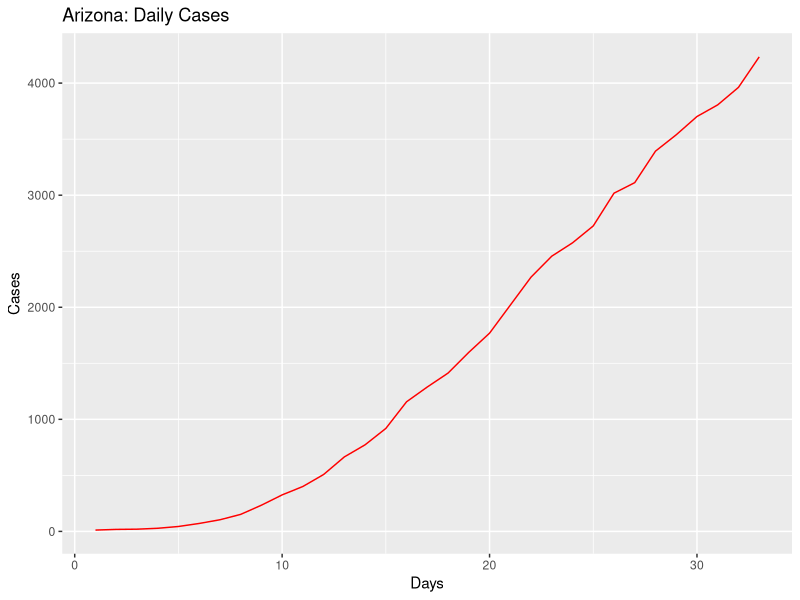
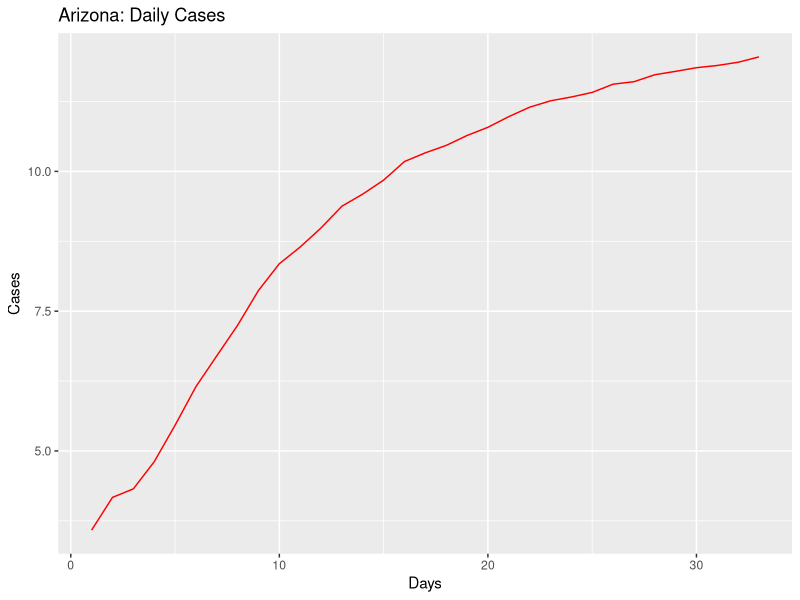
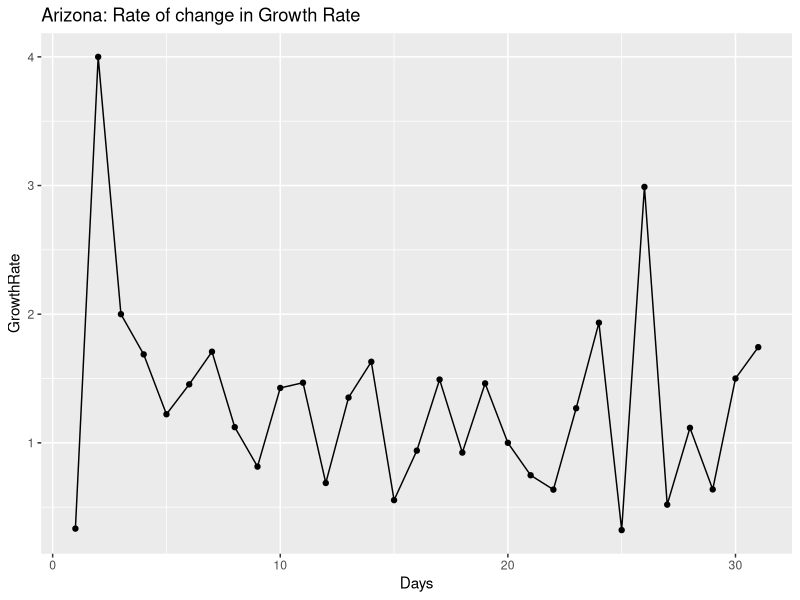
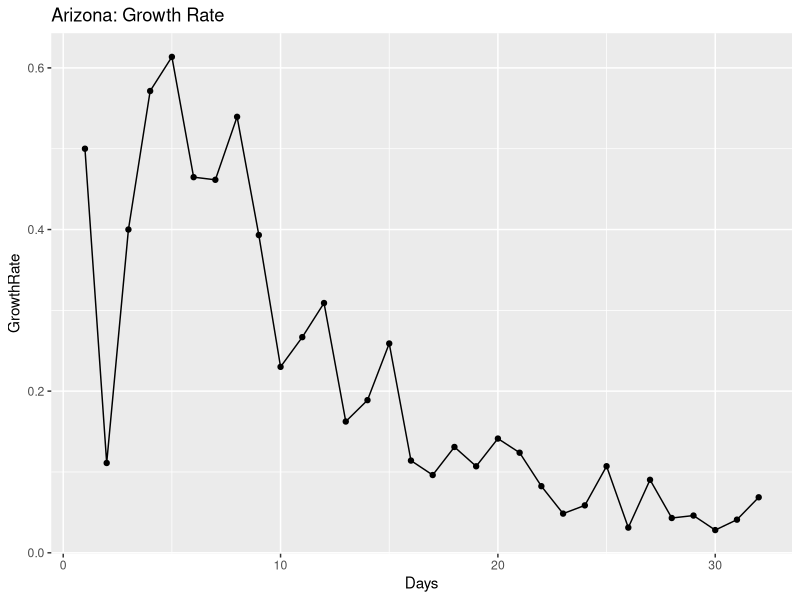
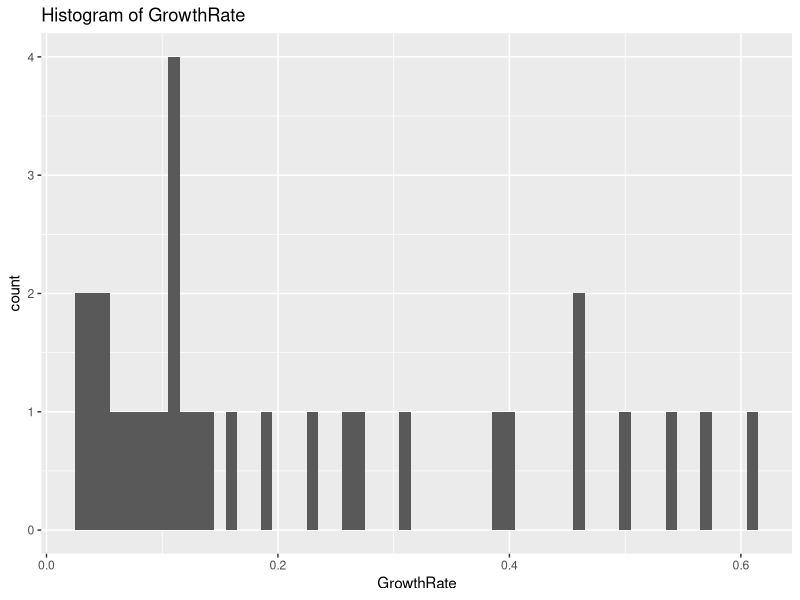
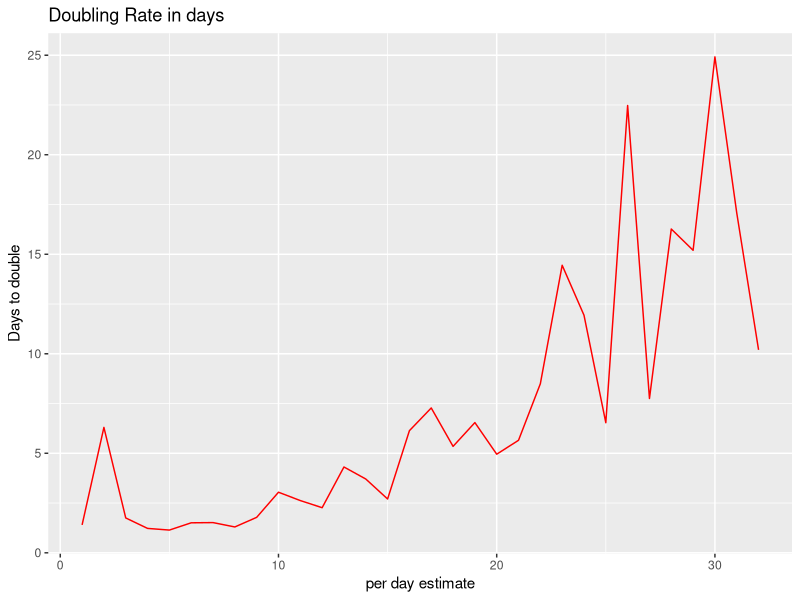
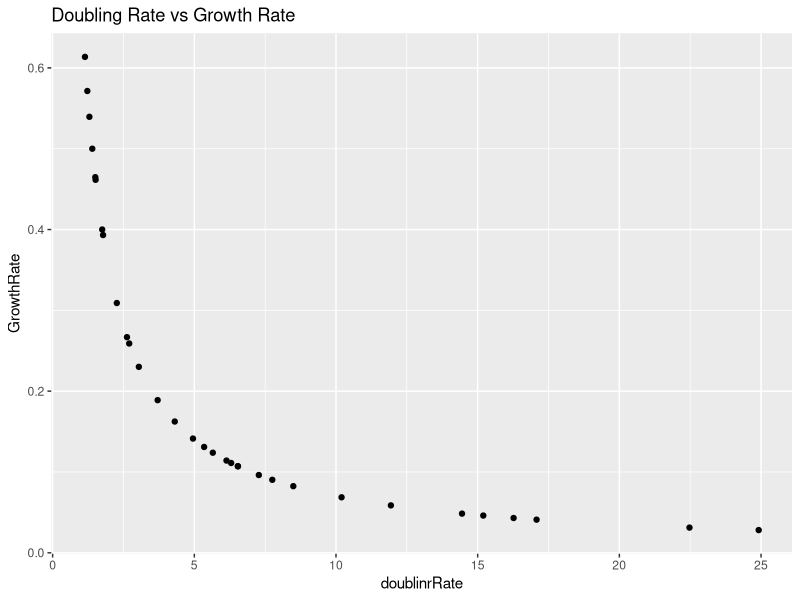
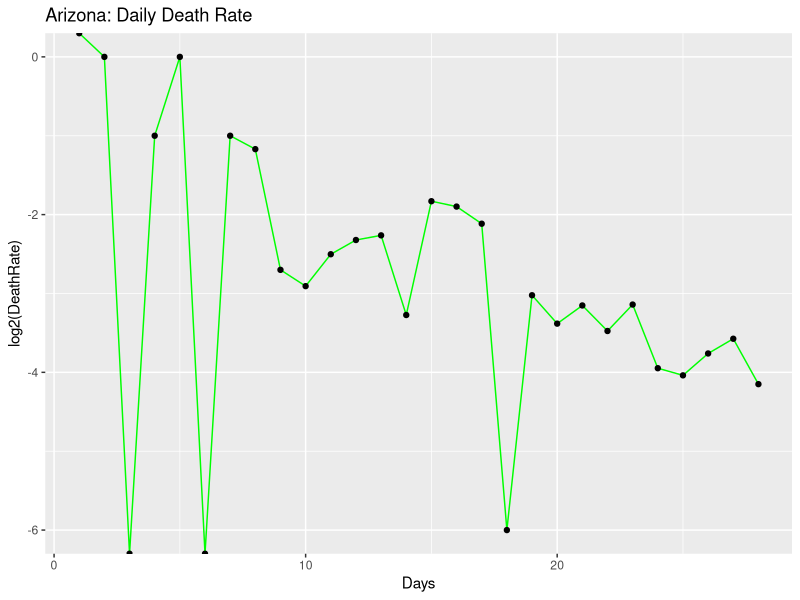

The R script that drew these images, in order:
## ---- chunk 1
knitr::opts_chunk$set(echo = TRUE)
## ---- chunk 2
library(ggplot2)
library(gridExtra)
library(dplyr)

coronaGrowth <- function(absoluteNumbers){
  growthfactor <- NULL
  absgrowth <- NULL
  for(i in 1:length(absoluteNumbers))
  {
    #print((absoluteNumbers[i]-absoluteNumbers[i+1]/absoluteNumbers[i+1])/absoluteNumbers[i+1])
    growthfactor[i] <- ((absoluteNumbers[i]-absoluteNumbers[i+1]))/(absoluteNumbers[i+1]-absoluteNumbers[i+2])  
    #growthfactor[i] <- ((absoluteNumbers[i]-absoluteNumbers[i+1]))/(absolutenumbers[i])
  }
  
  return (rev(growthfactor))
}

DailyGrowthRate <- function(absoluteNumbers)
{
  growthfactor <- NULL
  absgrowth <- NULL
  for(i in 1:length(absoluteNumbers))
  {
    #print((absoluteNumbers[i]-absoluteNumbers[i+1]/absoluteNumbers[i+1])/absoluteNumbers[i+1])
    growthfactor[i] <- ((absoluteNumbers[i]/absoluteNumbers[i+1]))-1 
    #growthfactor[i] <- ((absoluteNumbers[i]-absoluteNumbers[i+1]))/(absolutenumbers[i])
  }
  
  return (rev(growthfactor))  
}

DoublingRate <- function(absoluteNumbers)
{
  doublingrRate <- NULL
  cumsum <- NULL
  for(i in 1:length(absoluteNumbers))
  {
    
    doublingrRate[i] <- (70/(absoluteNumbers[i]*100))
    
  }
  return ((doublingrRate))  
}

#Calculate the mean and median growth rate:
MeanMediangrowthrate <- function(dataTrend1)
{
  MeanGRTrend <- NULL
  MedianGRTrend <- NULL
  
  for(i in 1:length(dataTrend1$GrowthRate))
  {
    MedianGRTrend[i] <- median(dataTrend1[1:i,"GrowthRate"])
    MeanGRTrend[i] <- mean(dataTrend1[1:i,"GrowthRate"])
  }
  
  dataTrend1$MedianGRT = MedianGRTrend
  dataTrend1$MeanGRT = MeanGRTrend
  
  return(dataTrend1)

}

#Calculate ratio of newdeaths/newcases
newDeathstonewCases <- function(absolutenumbers,totaldeaths)
{
  newCases <- NULL
  newDeaths <- NULL
  for(i in 1:length(absolutenumbers))
  {
    if(i == length(absolutenumbers))
    {
      print("reached the end")
    }else{
     newDeaths[i] = (totaldeaths[i]-totaldeaths[i+1])
     newCases[i] = (absolutenumbers[i]-absolutenumbers[i+1]) 
    }
  }
  

  days <- seq(2:length(absolutenumbers))
 return(data.frame( newDeaths = rev(newDeaths),newCases = rev(newCases),Days = days))
 
}

#Calculate ratio of deaths to totalCases
totalDeathstoCases <- function(absolutenumbers,totaldeaths)
{
  ratio <- NULL
  for(i in 1:length(absolutenumbers))
  {

     ratio[i] = (totaldeaths[i])/(absolutenumbers[i]) 
  }
  
  return(rev(ratio))
}
## ---- chunk 3
#Arizona

absolutenumbers <- c(4234,3962,3806,3702,3539,3393,3112,3018,2726,2575,2456,2269,2019,1769,1598,1413,1289,1157,919,773,665,508,401,326,234,152,104,71,44,28,20,18,12)

totaldeaths <- c(150,142,131,122,115,108,97,89,80,73,65,64,52,41,32,29,24,20,17,15,13,9,6,6,3,2,2,1,0,0,0,0,0)

#America
#absolutenumbers <- c(101.7*1000,83.8*1000,65.8*1000,53.7*1000,43.8*1000,33.3*1000,25*1000,19*1000,13.7*1000,7.8*1000,6.4*1000,4.6*1000,3.5*1000,2.7*1000)
## ---- chunk 4
growthrate <- na.exclude(coronaGrowth(absolutenumbers))
days <- seq(1:length(growthrate))
dataTrend <- data.frame(GrowthRate = growthrate,Days = days)
print(dataTrend)
p1 <- ggplot(data=dataTrend, aes(x=Days, y=GrowthRate, group=1)) +ggtitle("Arizona: Rate of change in Growth Rate")+
  geom_line()+
  geom_point()

print(dataTrend)
#print(dataTrend1)




growthrate1 <- na.exclude(DailyGrowthRate(absolutenumbers))
doublingrate1 <- na.exclude(DoublingRate(growthrate1))
days1 <- seq(1:length(growthrate1))
dataTrend1 <- data.frame(GrowthRate = growthrate1,Days = days1,doublinrRate = doublingrate1)
print(dataTrend1)
multiplier <- tail(dataTrend1, n = 1)
pred_val <- (head(absolutenumbers, n = 1)*multiplier[,"GrowthRate"])+head(absolutenumbers, n = 1)

p2 <- ggplot(data=dataTrend1, aes(x=Days, y=GrowthRate, group=1)) +ggtitle("Arizona: Growth Rate")+
  geom_line()+
  geom_point()

days <- seq(1:length(absolutenumbers))
growthrate <- append(growthrate, c(1,1),after = 0)
dataOriginal <- data.frame(Cases = rev(absolutenumbers), Days = days)
p3<- ggplot() +geom_line(data=dataOriginal, aes(x=Days, y=Cases,),color = "Red")+labs(title="Arizona: Daily Cases", y="Cases", x="Days")

p3_log<- ggplot() +geom_line(data=dataOriginal, aes(x=Days, y=log2(Cases)),color = "Red")+labs(title="Arizona: Daily Cases", y="Cases", x="Days")+
  #geom_line(data=dataOriginal, aes(x=Days+1, y=Prediction),color = "Blue")
  geom_point()



# Analyze growth rate to get interval of values
summary(dataTrend1$GrowthRate)
dataTrend1%>%select("GrowthRate")%>%summarise(meanGR = mean(GrowthRate), medianGR = median(GrowthRate), sdGR = sd(GrowthRate))
p4 <- ggplot(data = dataTrend1, aes(x = GrowthRate))+ggtitle("Histogram of GrowthRate")+geom_histogram(binwidth = 0.01)


#Analyze the doubling rate
p5<- ggplot() +geom_line(data=dataTrend1, aes(x=Days, y=doublinrRate),color = "Red")+labs(title="Doubling Rate in days", y="Days to double", x ="per day estimate")+
  #geom_line(data=dataOriginal, aes(x=Days+1, y=Prediction),color = "Blue")
  geom_point()

#Scatter plor of Growthrate versus Doubling Rate
p6 <- ggplot()+geom_point(data = dataTrend1, aes(x = doublinrRate, y = GrowthRate))+labs(title = "Doubling Rate vs Growth Rate")

dataTrend1 <- MeanMediangrowthrate(dataTrend1 = dataTrend1)

#Median growth rate trend 
#Median growth rate trend 
p7 <- ggplot()+geom_line(data = dataTrend1, aes(x = Days, y = MedianGRT),color = "Blue")+labs(title = "Arizona Median(BLUE)VsMean(RED) Growth Rate")+geom_line(data=dataTrend1, aes(x=Days , y=MeanGRT),color = "Red")


deathrate1 <- na.exclude(DailyGrowthRate(totaldeaths))
doublingdeathrate1 <- na.exclude(DoublingRate(deathrate1))
days1 <- seq(1:length(deathrate1))
dataDeathTrend1 <- data.frame(DeathRate = deathrate1,Days = days1,doublinrRate = doublingdeathrate1)
#print(dataDeathTrend1)
#multiplier <- tail(totaldeaths, n = 1)
#pred_val <- (head(dataDeathTrend1, n = 1)*multiplier[,"DeathRate"])+head(dataDeathTrend1, n = 1)

p8 <- ggplot(data=dataDeathTrend1, aes(x=Days, y=log2(DeathRate), group=1)) +ggtitle("Arizona: Daily Death Rate")+
  geom_line(color = "Green")+
  geom_point()


rationewdeathtocases <- newDeathstonewCases(absolutenumbers,totaldeaths)

p9 <- ggplot(data=rationewdeathtocases, aes(x=Days, y=log2(newCases), group=1)) +ggtitle("Arizona:newCases(Orange)")+
  geom_line(color = "Orange")+geom_point()

totaldeathstocases <- totalDeathstoCases(absolutenumbers,totaldeaths)
days <- seq(1:length(absolutenumbers))
datatotaldeathstocasesTrend <- data.frame(ratio = totaldeathstocases,Days = days)
#Scatter plot of totalcases to totaldeaths
p10 <- ggplot(data=datatotaldeathstocasesTrend, aes(x=Days, y=ratio, group=1)) +ggtitle("Arizona: TotalDeaths/TotalCases")+
  geom_line(color = "Yellow")+
  geom_point()

#Confidence Interval for mean population GrowthRate:
meanGR = mean(dataTrend1$GrowthRate)
sdGR = sd(dataTrend1$GrowthRate)

uppperlimitGR= meanGR+sdGR
lowerlimitGR = meanGR-sdGR

#Predictions based on: Current Growth Rate, MeanGrowth Rate, Upper GrowthRate, Lower GrowthRate
pred_val_Current <- (head(absolutenumbers, n = 1)*multiplier[,"GrowthRate"])+head(absolutenumbers, n = 1)
pred_val_MeanGR <- (head(absolutenumbers, n = 1)*meanGR)+head(absolutenumbers, n = 1)
pred_val_upperGR <- (head(absolutenumbers, n = 1)*uppperlimitGR)+head(absolutenumbers, n = 1)
pred_val_lowerGR <- (head(absolutenumbers, n = 1)*lowerlimitGR)+head(absolutenumbers, n = 1)

print("Current GR:")
print(multiplier[,"GrowthRate"])
print(pred_val_Current)

print("Mean GR:")
print(meanGR)
print(pred_val_MeanGR)

print("Upperlimit GR:")
print(uppperlimitGR)
print(pred_val_upperGR)

print("Lowerlimit GR:")
print(lowerlimitGR)
print(pred_val_lowerGR)

#Doubling rate:-
DRCurrent <- round(70/(meanGR*100),digits = 0)
DRMedian <- round(70/(median(dataTrend1$GrowthRate)*100),digits = 0)
latestDRCurrent <- round(tail(dataTrend1$doublinrRate,n=1),digits = 0)

## ---- chunk 5
#grid.arrange(p3,p3_log,p1,p2,p4,p5,p6,nrow = 4, ncol = 2)
print(p3)
print(p3_log)
print(p1)
print(p2)
print(p4)
print(p5)
print(p6)
print(p8)
print(p9)
print(p10)
print(p7)
## ---- chunk 6
library(ggplot2)
library(gridExtra)
library(dplyr)

coronaGrowth <- function(absoluteNumbers){
  growthfactor <- NULL
  absgrowth <- NULL
  for(i in 1:length(absoluteNumbers))
  {
    #print((absoluteNumbers[i]-absoluteNumbers[i+1]/absoluteNumbers[i+1])/absoluteNumbers[i+1])
    growthfactor[i] <- ((absoluteNumbers[i]-absoluteNumbers[i+1]))/(absoluteNumbers[i+1]-absoluteNumbers[i+2])  
    #growthfactor[i] <- ((absoluteNumbers[i]-absoluteNumbers[i+1]))/(absolutenumbers[i])
  }
  
  return (rev(growthfactor))
}

DailyGrowthRate <- function(absoluteNumbers)
{
  growthfactor <- NULL
  absgrowth <- NULL
  for(i in 1:length(absoluteNumbers))
  {
    #print((absoluteNumbers[i]-absoluteNumbers[i+1]/absoluteNumbers[i+1])/absoluteNumbers[i+1])
    growthfactor[i] <- ((absoluteNumbers[i]/absoluteNumbers[i+1]))-1 
    #growthfactor[i] <- ((absoluteNumbers[i]-absoluteNumbers[i+1]))/(absolutenumbers[i])
  }
  
  return (rev(growthfactor))  
}

DoublingRate <- function(absoluteNumbers)
{
  doublingrRate <- NULL
  cumsum <- NULL
  for(i in 1:length(absoluteNumbers))
  {
    
    doublingrRate[i] <- (70/(absoluteNumbers[i]*100))
    
  }
  return ((doublingrRate))  
}

#Calculate the mean and median growth rate:
MeanMediangrowthrate <- function(dataTrend1)
{
  MeanGRTrend <- NULL
  MedianGRTrend <- NULL
  
  for(i in 1:length(dataTrend1$GrowthRate))
  {
    MedianGRTrend[i] <- median(dataTrend1[1:i,"GrowthRate"])
    MeanGRTrend[i] <- mean(dataTrend1[1:i,"GrowthRate"])
  }
  
  dataTrend1$MedianGRT = MedianGRTrend
  dataTrend1$MeanGRT = MeanGRTrend
  
  return(dataTrend1)

}

# #Calculate ratio of newdeaths/newcases
# newDeathstonewCases <- function(absolutenumbers,totaldeaths)
# {
#   ratio <- NULL
#   for(i in 1:length(absolutenumbers))
#   {
#     if(i == length(absolutenumbers))
#     {
#       print("reached the end")
#     }else{
#      ratio[i] = (totaldeaths[i]-totaldeaths[i+1])/(absolutenumbers[i]-absolutenumbers[i+1]) 
#     }
#   }
#   
#   return(rev(ratio))
# }

#Calculate ratio of newdeaths/newcases
newDeathstonewCases <- function(absolutenumbers,totaldeaths)
{
  newCases <- NULL
  newDeaths <- NULL
  for(i in 1:length(absolutenumbers))
  {
    if(i == length(absolutenumbers))
    {
      print("reached the end")
    }else{
     newDeaths[i] = (totaldeaths[i]-totaldeaths[i+1])
     newCases[i] = (absolutenumbers[i]-absolutenumbers[i+1]) 
    }
  }
  

  days <- seq(2:length(absolutenumbers))
 return(data.frame( newDeaths = rev(newDeaths),newCases = rev(newCases),Days = days))
 
}

#Calculate ratio of deaths to totalCases
totalDeathstoCases <- function(absolutenumbers,totaldeaths)
{
  ratio <- NULL
  for(i in 1:length(absolutenumbers))
  {

     ratio[i] = (totaldeaths[i])/(absolutenumbers[i]) 
  }
  
  return(rev(ratio))
}

## ---- chunk 7
#Arizona
#absolutenumbers <- c(773,665,508,401,326,234,152,104,71,44,28,20,18,12)

#America

absolutenumbers <- c(654.343*1000,622.412*1000,591.285*1000,573.138*1000,545.934*1000,521.623*1000,489.646*1000,454.615*1000,418.451*1000,386.571*1000,355.834*1000,327.871*1000,300.432*1000,265.506*1000,235.281*1000,205.035*1000,176.518*1000,145.369*1000,133.094*1000,123.578*1000,101.7*1000,83.8*1000,65.8*1000,53.7*1000,43.8*1000,33.3*1000,25*1000,19*1000,13.7*1000,7.8*1000,6.4*1000,4.6*1000,3.5*1000,2.7*1000)

totaldeaths <- c(33490,27549,24618,22930,21474,20057,18325,16691,14791,12851,10880,9622,8457,7127,6081,5107,4057,3143,2585,2222,1697,1296,1028,781,556,414,301,255,206,150,110,87,69,57,48,41,38,30,26,22,19,15,12,11,9,6,1,1)




## ---- chunk 8
growthrate <- na.exclude(coronaGrowth(absolutenumbers))
days <- seq(1:length(growthrate))
dataTrend <- data.frame(GrowthRate = growthrate,Days = days)
print(dataTrend)
p1 <- ggplot(data=dataTrend, aes(x=Days, y=GrowthRate, group=1)) +ggtitle("US: Rate of change in Growth Rate")+
  geom_line()+
  geom_point()

print(dataTrend)
#print(dataTrend1)




growthrate1 <- na.exclude(DailyGrowthRate(absolutenumbers))
doublingrate1 <- na.exclude(DoublingRate(growthrate1))
days1 <- seq(1:length(growthrate1))
dataTrend1 <- data.frame(GrowthRate = growthrate1,Days = days1,doublinrRate = doublingrate1)
print(dataTrend1)
multiplier <- tail(dataTrend1, n = 1)
pred_val <- (head(absolutenumbers, n = 1)*multiplier[,"GrowthRate"])+head(absolutenumbers, n = 1)

p2 <- ggplot(data=dataTrend1, aes(x=Days, y=GrowthRate, group=1)) +ggtitle("US: Growth Rate")+
  geom_line()+
  geom_point()

days <- seq(1:length(absolutenumbers))
growthrate <- append(growthrate, c(1,1),after = 0)
dataOriginal <- data.frame(Cases = rev(absolutenumbers), Days = days)
p3<- ggplot() +geom_line(data=dataOriginal, aes(x=Days, y=Cases,),color = "Red")+labs(title="US: Daily Cases", y="Cases", x="Days")

p3_log<- ggplot() +geom_line(data=dataOriginal, aes(x=Days, y=log2(Cases)),color = "Red")+labs(title="US: Daily Cases", y="Cases", x="Days")+
  #geom_line(data=dataOriginal, aes(x=Days+1, y=Prediction),color = "Blue")
  geom_point()



# Analyze growth rate to get interval of values
summary(dataTrend1$GrowthRate)
dataTrend1%>%select("GrowthRate")%>%summarise(meanGR = mean(GrowthRate), medianGR = median(GrowthRate), sdGR = sd(GrowthRate))
p4 <- ggplot(data = dataTrend1, aes(x = GrowthRate))+ggtitle("Histogram of GrowthRate")+geom_histogram(binwidth = 0.01)


#Analyze the doubling rate
p5<- ggplot() +geom_line(data=dataTrend1, aes(x=Days, y=doublinrRate),color = "Red")+labs(title="Doubling Rate in days", y="Days to double", x ="per day estimate")+
  #geom_line(data=dataOriginal, aes(x=Days+1, y=Prediction),color = "Blue")
  geom_point()

#Scatter plor of Growthrate versus Doubling Rate
p6 <- ggplot()+geom_point(data = dataTrend1, aes(x = doublinrRate, y = GrowthRate))+labs(title = "Doubling Rate vs Growth Rate")

dataTrend1 <- MeanMediangrowthrate(dataTrend1 = dataTrend1)


#Median growth rate trend 
#Median growth rate trend 
p7 <- ggplot()+geom_line(data = dataTrend1, aes(x = Days, y = MedianGRT),color = "Blue")+labs(title = "US Median(BLUE)VsMean(RED) Growth Rate")+geom_line(data=dataTrend1, aes(x=Days , y=MeanGRT),color = "Red")

deathrate1 <- na.exclude(DailyGrowthRate(totaldeaths))
doublingdeathrate1 <- na.exclude(DoublingRate(deathrate1))
days1 <- seq(1:length(deathrate1))
dataDeathTrend1 <- data.frame(DeathRate = deathrate1,Days = days1,doublinrRate = doublingdeathrate1)
#print(dataDeathTrend1)
#multiplier <- tail(totaldeaths, n = 1)
#pred_val <- (head(dataDeathTrend1, n = 1)*multiplier[,"DeathRate"])+head(dataDeathTrend1, n = 1)

p8 <- ggplot(data=dataDeathTrend1, aes(x=Days, y=log2(DeathRate), group=1)) +ggtitle("US: Daily Death Rate")+
  geom_line(color = "Green")+
  geom_point()

rationewdeathtocases <- newDeathstonewCases(absolutenumbers,totaldeaths)

p9 <- ggplot(data=rationewdeathtocases, aes(x=Days, y=log2(newCases), group=1)) +ggtitle("US:newCases(Orange)")+
  geom_line(color = "Orange")+geom_point()
totaldeathstocases <- totalDeathstoCases(absolutenumbers,totaldeaths)
days <- seq(1:length(absolutenumbers))
datatotaldeathstocasesTrend <- data.frame(ratio = totaldeathstocases,Days = days)
#Scatter plot of totalcases to totaldeaths
p10 <- ggplot(data=datatotaldeathstocasesTrend, aes(x=Days, y=ratio, group=1)) +ggtitle("US: TotalDeaths/TotalCases")+
  geom_line(color = "Yellow")+
  geom_point()
#Confidence Interval for mean population GrowthRate:
meanGR = mean(dataTrend1$GrowthRate)
sdGR = sd(dataTrend1$GrowthRate)

uppperlimitGR= meanGR+sdGR
lowerlimitGR = meanGR-sdGR

#Predictions based on: Current Growth Rate, MeanGrowth Rate, Upper GrowthRate, Lower GrowthRate
pred_val_Current <- (head(absolutenumbers, n = 1)*multiplier[,"GrowthRate"])+head(absolutenumbers, n = 1)
pred_val_MeanGR <- (head(absolutenumbers, n = 1)*meanGR)+head(absolutenumbers, n = 1)
pred_val_upperGR <- (head(absolutenumbers, n = 1)*uppperlimitGR)+head(absolutenumbers, n = 1)
pred_val_lowerGR <- (head(absolutenumbers, n = 1)*lowerlimitGR)+head(absolutenumbers, n = 1)

print("Current GR:")
print(multiplier[,"GrowthRate"])
print(pred_val_Current)

print("Mean GR:")
print(meanGR)
print(pred_val_MeanGR)

print("Upperlimit GR:")
print(uppperlimitGR)
print(pred_val_upperGR)

print("Lowerlimit GR:")
print(lowerlimitGR)
print(pred_val_lowerGR)

#Doubling rate:-
DRCurrent <- round(70/(meanGR*100),digits = 0)
DRMedian <- round(70/(median(dataTrend1$GrowthRate)*100),digits = 0)
latestDRCurrent <- round(tail(dataTrend1$doublinrRate,n=1),digits = 0)

## ---- chunk 9
#grid.arrange(p3,p3_log,p1,p2,p4,p5,p6,nrow = 4, ncol = 2)
print(p3)
print(p3_log)
print(p1)
print(p2)
print(p4)
print(p5)
print(p6)
print(p8)
print(p9)
print(p10)
print(p7)
## ---- chunk 10
library(ggplot2)
library(gridExtra)
library(dplyr)

coronaGrowth <- function(absoluteNumbers){
  growthfactor <- NULL
  absgrowth <- NULL
  for(i in 1:length(absoluteNumbers))
  {
    #print((absoluteNumbers[i]-absoluteNumbers[i+1]/absoluteNumbers[i+1])/absoluteNumbers[i+1])
    growthfactor[i] <- ((absoluteNumbers[i]-absoluteNumbers[i+1]))/(absoluteNumbers[i+1]-absoluteNumbers[i+2])  
    #growthfactor[i] <- ((absoluteNumbers[i]-absoluteNumbers[i+1]))/(absolutenumbers[i])
  }
  
  return (rev(growthfactor))
}

DailyGrowthRate <- function(absoluteNumbers)
{
  growthfactor <- NULL
  absgrowth <- NULL
  for(i in 1:length(absoluteNumbers))
  {
    #print((absoluteNumbers[i]-absoluteNumbers[i+1]/absoluteNumbers[i+1])/absoluteNumbers[i+1])
    growthfactor[i] <- ((absoluteNumbers[i]/absoluteNumbers[i+1]))-1 
    #growthfactor[i] <- ((absoluteNumbers[i]-absoluteNumbers[i+1]))/(absolutenumbers[i])
  }
  
  return (rev(growthfactor))  
}

DoublingRate <- function(absoluteNumbers)
{
  doublingrRate <- NULL
  cumsum <- NULL
  for(i in 1:length(absoluteNumbers))
  {
    
    doublingrRate[i] <- (70/(absoluteNumbers[i]*100))
    
  }
  return ((doublingrRate))  
}

#Calculate the mean and median growth rate:
MeanMediangrowthrate <- function(dataTrend1)
{
  MeanGRTrend <- NULL
  MedianGRTrend <- NULL
  
  for(i in 1:length(dataTrend1$GrowthRate))
  {
    MedianGRTrend[i] <- median(dataTrend1[1:i,"GrowthRate"])
    MeanGRTrend[i] <- mean(dataTrend1[1:i,"GrowthRate"])
  }
  
  dataTrend1$MedianGRT = MedianGRTrend
  dataTrend1$MeanGRT = MeanGRTrend
  
  return(dataTrend1)

}

#Calculate ratio of newdeaths/newcases
# newDeathstonewCases <- function(absolutenumbers,totaldeaths)
# {
#   ratio <- NULL
#   for(i in 1:length(absolutenumbers))
#   {
#     if(i == length(absolutenumbers))
#     {
#       print("reached the end")
#     }else{
#      ratio[i] = (totaldeaths[i]-totaldeaths[i+1])/(absolutenumbers[i]-absolutenumbers[i+1]) 
#     }
#   }
#   
#   return(rev(ratio))
# }

#Calculate ratio of newdeaths/newcases
newDeathstonewCases <- function(absolutenumbers,totaldeaths)
{
  newCases <- NULL
  newDeaths <- NULL
  for(i in 1:length(absolutenumbers))
  {
    if(i == length(absolutenumbers))
    {
      print("reached the end")
    }else{
     newDeaths[i] = (totaldeaths[i]-totaldeaths[i+1])
     newCases[i] = (absolutenumbers[i]-absolutenumbers[i+1]) 
    }
  }
  

  days <- seq(2:length(absolutenumbers))
 return(data.frame( newDeaths = rev(newDeaths),newCases = rev(newCases),Days = days))
 
}

#Calculate ratio of deaths to totalCases
totalDeathstoCases <- function(absolutenumbers,totaldeaths)
{
  ratio <- NULL
  for(i in 1:length(absolutenumbers))
  {

     ratio[i] = (totaldeaths[i])/(absolutenumbers[i]) 
  }
  
  return(rev(ratio))
}
## ---- chunk 11
#Arizona
#absolutenumbers <- c(773,665,508,401,326,234,152,104,71,44,28,20,18,12)

#America
absolutenumbers <- c(12759,12320,10941,9635,9166,8339,7598,6653,5749,5311,4778,3588,3082,2567,2341,1637,1397,1251,1071,1024,987,887,727,657,536,499,396,332,249,194,169,143,129,114,100,82,74,62,62,47,40,34,31,30,29,7,6,3,3,3,3,3,3,3,3,3,3,3,3,3,3,3)

totaldeaths <- c(423,405,368,331,325,288,246,227,178,160,136,118,99,86,72,58,35,27,24,20,20,12,10,10,7,5,5,4,3,3,2,2,2,2,1,0,0,0,0,0,0,0,0,0,0,0,0,0,0,0,0,0,0,0,0,0,0,0,0,0,0,0)
## ---- chunk 12
growthrate <- na.exclude(coronaGrowth(absolutenumbers))
days <- seq(1:length(growthrate))
dataTrend <- data.frame(GrowthRate = growthrate,Days = days)
print(dataTrend)
p1 <- ggplot(data=dataTrend, aes(x=Days, y=GrowthRate, group=1)) +ggtitle("US: Rate of change in Growth Rate")+
  geom_line()+
  geom_point()

print(dataTrend)
#print(dataTrend1)




growthrate1 <- na.exclude(DailyGrowthRate(absolutenumbers))
doublingrate1 <- na.exclude(DoublingRate(growthrate1))
days1 <- seq(1:length(growthrate1))
dataTrend1 <- data.frame(GrowthRate = growthrate1,Days = days1,doublinrRate = doublingrate1)
print(dataTrend1)
multiplier <- tail(dataTrend1, n = 1)
pred_val <- (head(absolutenumbers, n = 1)*multiplier[,"GrowthRate"])+head(absolutenumbers, n = 1)

p2 <- ggplot(data=dataTrend1, aes(x=Days, y=GrowthRate, group=1)) +ggtitle("India: Growth Rate")+
  geom_line()+
  geom_point()

days <- seq(1:length(absolutenumbers))
growthrate <- append(growthrate, c(1,1),after = 0)
dataOriginal <- data.frame(Cases = rev(absolutenumbers), Days = days)
p3<- ggplot() +geom_line(data=dataOriginal, aes(x=Days, y=Cases,),color = "Red")+labs(title="India: Daily Cases", y="Cases", x="Days")

p3_log<- ggplot() +geom_line(data=dataOriginal, aes(x=Days, y=log2(Cases)),color = "Red")+labs(title="India: Daily Cases", y="Cases", x="Days")+
  #geom_line(data=dataOriginal, aes(x=Days+1, y=Prediction),color = "Blue")
  geom_point()



# Analyze growth rate to get interval of values
summary(dataTrend1$GrowthRate)
dataTrend1%>%select("GrowthRate")%>%summarise(meanGR = mean(GrowthRate), medianGR = median(GrowthRate), sdGR = sd(GrowthRate))
p4 <- ggplot(data = dataTrend1, aes(x = GrowthRate))+ggtitle("Histogram of GrowthRate")+geom_histogram(binwidth = 0.01)


#Analyze the doubling rate
p5<- ggplot() +geom_line(data=dataTrend1, aes(x=Days, y=doublinrRate),color = "Red")+labs(title="Doubling Rate in days", y="Days to double", x ="per day estimate")+
  #geom_line(data=dataOriginal, aes(x=Days+1, y=Prediction),color = "Blue")
  geom_point()

#Scatter plor of Growthrate versus Doubling Rate
p6 <- ggplot()+geom_point(data = dataTrend1, aes(x = doublinrRate, y = GrowthRate))+labs(title = "Doubling Rate vs Growth Rate")

dataTrend1 <- MeanMediangrowthrate(dataTrend1 = dataTrend1)


#Median growth rate trend 
p7 <- ggplot()+geom_line(data = dataTrend1, aes(x = Days, y = MedianGRT),color = "Blue")+labs(title = "India Median(BLUE)VsMean(RED) Growth Rate")+geom_line(data=dataTrend1, aes(x=Days , y=MeanGRT),color = "Red")

deathrate1 <- na.exclude(DailyGrowthRate(totaldeaths))
doublingdeathrate1 <- na.exclude(DoublingRate(deathrate1))
days1 <- seq(1:length(deathrate1))
dataDeathTrend1 <- data.frame(DeathRate = deathrate1,Days = days1,doublinrRate = doublingdeathrate1)
#print(dataDeathTrend1)
#multiplier <- tail(totaldeaths, n = 1)
#pred_val <- (head(dataDeathTrend1, n = 1)*multiplier[,"DeathRate"])+head(dataDeathTrend1, n = 1)

p8 <- ggplot(data=dataDeathTrend1, aes(x=Days, y=log2(DeathRate), group=1)) +ggtitle("India: Daily Death Rate")+
  geom_line(color = "Green")+
  geom_point()

rationewdeathtocases <- newDeathstonewCases(absolutenumbers,totaldeaths)

p9 <- ggplot(data=rationewdeathtocases, aes(x=Days, y=log2(newCases), group=1)) +ggtitle("India:newCases(Orange)")+
  geom_line(color = "Orange")+geom_point()

totaldeathstocases <- totalDeathstoCases(absolutenumbers,totaldeaths)
days <- seq(1:length(absolutenumbers))
datatotaldeathstocasesTrend <- data.frame(ratio = totaldeathstocases,Days = days)
#Scatter plot of totalcases to totaldeaths
p10 <- ggplot(data=datatotaldeathstocasesTrend, aes(x=Days, y=ratio, group=1)) +ggtitle("India: TotalDeaths/TotalCases")+
  geom_line(color = "Yellow")+
  geom_point()

#Confidence Interval for mean population GrowthRate:
meanGR = mean(dataTrend1$GrowthRate)
sdGR = sd(dataTrend1$GrowthRate)

uppperlimitGR= meanGR+sdGR
lowerlimitGR = meanGR-sdGR

#Predictions based on: Current Growth Rate, MeanGrowth Rate, Upper GrowthRate, Lower GrowthRate
pred_val_Current <- (head(absolutenumbers, n = 1)*multiplier[,"GrowthRate"])+head(absolutenumbers, n = 1)
pred_val_MeanGR <- (head(absolutenumbers, n = 1)*meanGR)+head(absolutenumbers, n = 1)
pred_val_upperGR <- (head(absolutenumbers, n = 1)*uppperlimitGR)+head(absolutenumbers, n = 1)
pred_val_lowerGR <- (head(absolutenumbers, n = 1)*lowerlimitGR)+head(absolutenumbers, n = 1)

print("Current GR:")
print(multiplier[,"GrowthRate"])
print(pred_val_Current)

print("Mean GR:")
print(meanGR)
print(pred_val_MeanGR)

print("Upperlimit GR:")
print(uppperlimitGR)
print(pred_val_upperGR)

print("Lowerlimit GR:")
print(lowerlimitGR)
print(pred_val_lowerGR)

#Doubling rate:-
DRCurrent <- round(70/(meanGR*100),digits = 0)
DRMedian <- round(70/(median(dataTrend1$GrowthRate)*100),digits = 0)
latestDRCurrent <- round(tail(dataTrend1$doublinrRate,n=1),digits = 0)

## ---- chunk 13
#grid.arrange(p3,p3_log,p1,p2,p4,p5,p6,nrow = 4, ncol = 2)
print(p3)
print(p3_log)
print(p1)
print(p2)
print(p4)
print(p5)
print(p6)
print(p8)
print(p9)
print(p10)
print(p7)
